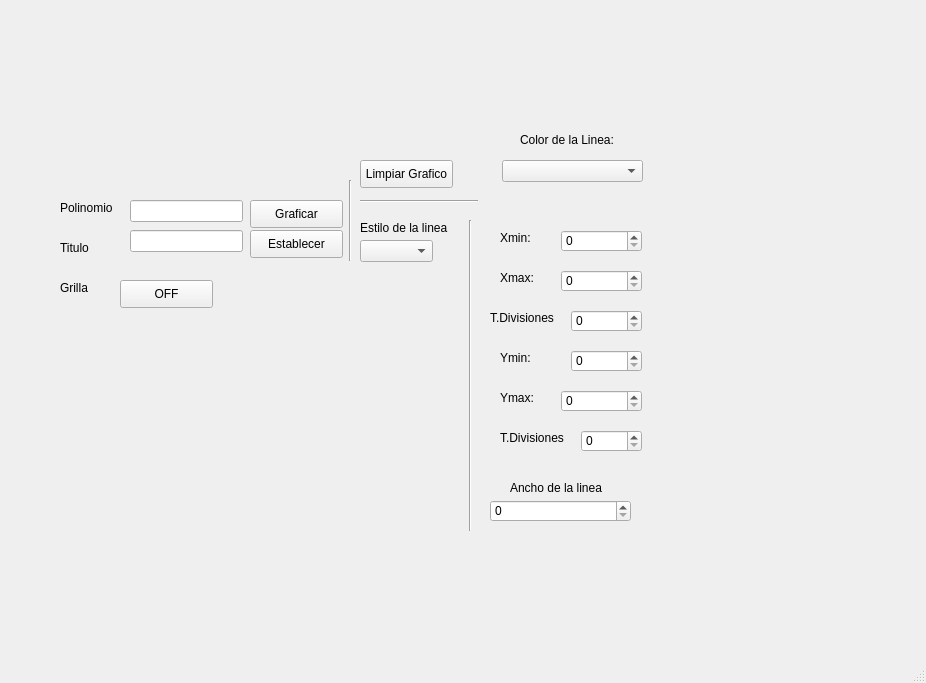
<?xml version="1.0" encoding="UTF-8"?>
<ui version="4.0">
 <class>MainWindow</class>
 <widget class="QMainWindow" name="MainWindow">
  <property name="geometry">
   <rect>
    <x>0</x>
    <y>0</y>
    <width>926</width>
    <height>683</height>
   </rect>
  </property>
  <property name="windowTitle">
   <string>MainWindow</string>
  </property>
  <widget class="QWidget" name="centralwidget">
   <widget class="QLabel" name="label">
    <property name="geometry">
     <rect>
      <x>20</x>
      <y>40</y>
      <width>161</width>
      <height>141</height>
     </rect>
    </property>
    <property name="styleSheet">
     <string notr="true"/>
    </property>
    <property name="text">
     <string/>
    </property>
    <property name="pixmap">
     <pixmap resource="../../Archivos/Recursos.qrc">:/UAT LOGOS/Logo UAT.png</pixmap>
    </property>
    <property name="scaledContents">
     <bool>true</bool>
    </property>
   </widget>
   <widget class="QLabel" name="label_3">
    <property name="geometry">
     <rect>
      <x>640</x>
      <y>0</y>
      <width>281</width>
      <height>211</height>
     </rect>
    </property>
    <property name="styleSheet">
     <string notr="true"/>
    </property>
    <property name="text">
     <string/>
    </property>
    <property name="pixmap">
     <pixmap resource="../../Archivos/Recursos.qrc">:/UAT LOGOS/logo facultad de ingenieria uat.png</pixmap>
    </property>
    <property name="scaledContents">
     <bool>true</bool>
    </property>
   </widget>
   <widget class="QLabel" name="label_7">
    <property name="geometry">
     <rect>
      <x>710</x>
      <y>440</y>
      <width>191</width>
      <height>181</height>
     </rect>
    </property>
    <property name="styleSheet">
     <string notr="true"/>
    </property>
    <property name="text">
     <string/>
    </property>
    <property name="pixmap">
     <pixmap resource="../../Archivos/Recursos.qrc">:/Equipo LOGO/logo equipo 3.jpg</pixmap>
    </property>
    <property name="scaledContents">
     <bool>true</bool>
    </property>
   </widget>
   <widget class="QWidget" name="verticalLayoutWidget">
    <property name="geometry">
     <rect>
      <x>20</x>
      <y>330</y>
      <width>431</width>
      <height>291</height>
     </rect>
    </property>
    <layout class="QVBoxLayout" name="verticalLayout"/>
   </widget>
   <widget class="QComboBox" name="cb_estiloLinea">
    <property name="geometry">
     <rect>
      <x>360</x>
      <y>240</y>
      <width>73</width>
      <height>22</height>
     </rect>
    </property>
   </widget>
   <widget class="QComboBox" name="cb_ColorLinea">
    <property name="geometry">
     <rect>
      <x>502</x>
      <y>160</y>
      <width>141</width>
      <height>22</height>
     </rect>
    </property>
   </widget>
   <widget class="QLabel" name="label_2">
    <property name="geometry">
     <rect>
      <x>60</x>
      <y>200</y>
      <width>55</width>
      <height>16</height>
     </rect>
    </property>
    <property name="text">
     <string>Polinomio</string>
    </property>
   </widget>
   <widget class="QLineEdit" name="txt_polinomio">
    <property name="geometry">
     <rect>
      <x>130</x>
      <y>200</y>
      <width>113</width>
      <height>22</height>
     </rect>
    </property>
   </widget>
   <widget class="QLabel" name="label_4">
    <property name="geometry">
     <rect>
      <x>60</x>
      <y>240</y>
      <width>55</width>
      <height>16</height>
     </rect>
    </property>
    <property name="text">
     <string>Titulo</string>
    </property>
   </widget>
   <widget class="QLineEdit" name="txt_titulo">
    <property name="geometry">
     <rect>
      <x>130</x>
      <y>230</y>
      <width>113</width>
      <height>22</height>
     </rect>
    </property>
   </widget>
   <widget class="QPushButton" name="btn_graficar">
    <property name="geometry">
     <rect>
      <x>250</x>
      <y>200</y>
      <width>93</width>
      <height>28</height>
     </rect>
    </property>
    <property name="text">
     <string>Graficar</string>
    </property>
   </widget>
   <widget class="QPushButton" name="btn_titulo">
    <property name="geometry">
     <rect>
      <x>250</x>
      <y>230</y>
      <width>93</width>
      <height>28</height>
     </rect>
    </property>
    <property name="text">
     <string>Establecer</string>
    </property>
   </widget>
   <widget class="QPushButton" name="btn_limpiar">
    <property name="geometry">
     <rect>
      <x>360</x>
      <y>160</y>
      <width>93</width>
      <height>28</height>
     </rect>
    </property>
    <property name="text">
     <string>Limpiar Grafico</string>
    </property>
   </widget>
   <widget class="QLabel" name="label_5">
    <property name="geometry">
     <rect>
      <x>360</x>
      <y>220</y>
      <width>101</width>
      <height>16</height>
     </rect>
    </property>
    <property name="text">
     <string>Estilo de la linea</string>
    </property>
   </widget>
   <widget class="QLabel" name="label_6">
    <property name="geometry">
     <rect>
      <x>520</x>
      <y>130</y>
      <width>101</width>
      <height>20</height>
     </rect>
    </property>
    <property name="text">
     <string>Color de la Linea:</string>
    </property>
   </widget>
   <widget class="QSpinBox" name="sp_Xmin">
    <property name="geometry">
     <rect>
      <x>561</x>
      <y>230</y>
      <width>81</width>
      <height>22</height>
     </rect>
    </property>
   </widget>
   <widget class="QSpinBox" name="sp_Xmax">
    <property name="geometry">
     <rect>
      <x>561</x>
      <y>270</y>
      <width>81</width>
      <height>22</height>
     </rect>
    </property>
   </widget>
   <widget class="QSpinBox" name="sp_divisionesX">
    <property name="geometry">
     <rect>
      <x>571</x>
      <y>310</y>
      <width>71</width>
      <height>22</height>
     </rect>
    </property>
   </widget>
   <widget class="QSpinBox" name="sp_Ymin">
    <property name="geometry">
     <rect>
      <x>571</x>
      <y>350</y>
      <width>71</width>
      <height>22</height>
     </rect>
    </property>
   </widget>
   <widget class="QSpinBox" name="sp_Ymax">
    <property name="geometry">
     <rect>
      <x>561</x>
      <y>390</y>
      <width>81</width>
      <height>22</height>
     </rect>
    </property>
   </widget>
   <widget class="QSpinBox" name="sp_divisionesY">
    <property name="geometry">
     <rect>
      <x>581</x>
      <y>430</y>
      <width>61</width>
      <height>22</height>
     </rect>
    </property>
   </widget>
   <widget class="QSpinBox" name="sp_anchoLinea">
    <property name="geometry">
     <rect>
      <x>490</x>
      <y>500</y>
      <width>141</width>
      <height>22</height>
     </rect>
    </property>
   </widget>
   <widget class="QLabel" name="label_8">
    <property name="geometry">
     <rect>
      <x>500</x>
      <y>230</y>
      <width>55</width>
      <height>16</height>
     </rect>
    </property>
    <property name="text">
     <string>Xmin: </string>
    </property>
   </widget>
   <widget class="QLabel" name="label_9">
    <property name="geometry">
     <rect>
      <x>500</x>
      <y>270</y>
      <width>55</width>
      <height>16</height>
     </rect>
    </property>
    <property name="text">
     <string>Xmax:</string>
    </property>
   </widget>
   <widget class="QLabel" name="label_10">
    <property name="geometry">
     <rect>
      <x>490</x>
      <y>310</y>
      <width>71</width>
      <height>16</height>
     </rect>
    </property>
    <property name="text">
     <string>T.Divisiones</string>
    </property>
   </widget>
   <widget class="QLabel" name="label_11">
    <property name="geometry">
     <rect>
      <x>500</x>
      <y>350</y>
      <width>55</width>
      <height>16</height>
     </rect>
    </property>
    <property name="text">
     <string>Ymin:</string>
    </property>
   </widget>
   <widget class="QLabel" name="label_12">
    <property name="geometry">
     <rect>
      <x>500</x>
      <y>390</y>
      <width>55</width>
      <height>16</height>
     </rect>
    </property>
    <property name="text">
     <string>Ymax:</string>
    </property>
   </widget>
   <widget class="QLabel" name="label_13">
    <property name="geometry">
     <rect>
      <x>500</x>
      <y>430</y>
      <width>71</width>
      <height>16</height>
     </rect>
    </property>
    <property name="text">
     <string>T.Divisiones</string>
    </property>
   </widget>
   <widget class="QLabel" name="label_14">
    <property name="geometry">
     <rect>
      <x>510</x>
      <y>480</y>
      <width>101</width>
      <height>16</height>
     </rect>
    </property>
    <property name="text">
     <string>Ancho de la linea</string>
    </property>
   </widget>
   <widget class="QLabel" name="label_15">
    <property name="geometry">
     <rect>
      <x>60</x>
      <y>280</y>
      <width>55</width>
      <height>16</height>
     </rect>
    </property>
    <property name="text">
     <string>Grilla</string>
    </property>
   </widget>
   <widget class="QPushButton" name="btn_grilla">
    <property name="geometry">
     <rect>
      <x>120</x>
      <y>280</y>
      <width>93</width>
      <height>28</height>
     </rect>
    </property>
    <property name="text">
     <string>OFF</string>
    </property>
   </widget>
   <widget class="Line" name="line">
    <property name="geometry">
     <rect>
      <x>340</x>
      <y>180</y>
      <width>20</width>
      <height>81</height>
     </rect>
    </property>
    <property name="orientation">
     <enum>Qt::Vertical</enum>
    </property>
   </widget>
   <widget class="Line" name="line_2">
    <property name="geometry">
     <rect>
      <x>360</x>
      <y>200</y>
      <width>118</width>
      <height>3</height>
     </rect>
    </property>
    <property name="orientation">
     <enum>Qt::Horizontal</enum>
    </property>
   </widget>
   <widget class="Line" name="line_3">
    <property name="geometry">
     <rect>
      <x>460</x>
      <y>220</y>
      <width>20</width>
      <height>311</height>
     </rect>
    </property>
    <property name="orientation">
     <enum>Qt::Vertical</enum>
    </property>
   </widget>
  </widget>
  <widget class="QMenuBar" name="menubar">
   <property name="geometry">
    <rect>
     <x>0</x>
     <y>0</y>
     <width>926</width>
     <height>26</height>
    </rect>
   </property>
  </widget>
  <widget class="QStatusBar" name="statusbar"/>
 </widget>
 <resources>
  <include location="../../Archivos/Recursos.qrc"/>
  <include location="../Archivos/Recursos.qrc"/>
 </resources>
 <connections/>
</ui>
